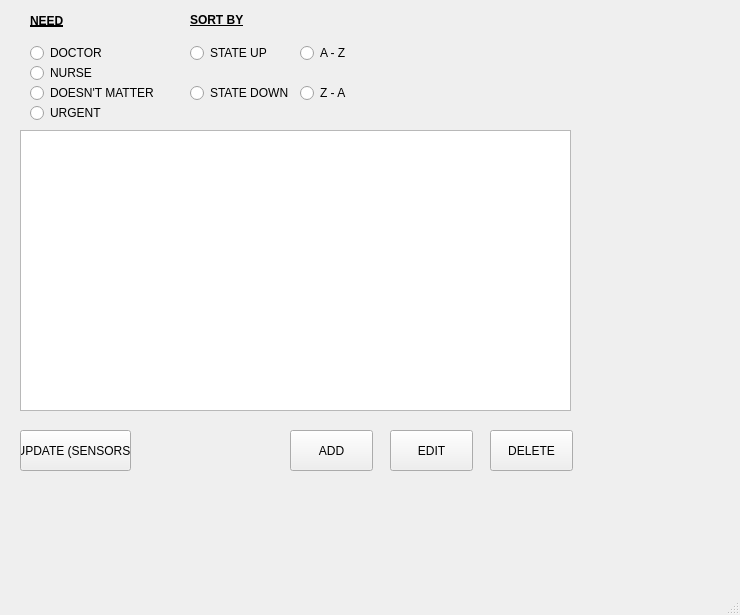
<?xml version="1.0" encoding="UTF-8"?>
<ui version="4.0">
 <class>MainWindow</class>
 <widget class="QMainWindow" name="MainWindow">
  <property name="geometry">
   <rect>
    <x>0</x>
    <y>0</y>
    <width>740</width>
    <height>615</height>
   </rect>
  </property>
  <property name="windowTitle">
   <string>HOSPITAL</string>
  </property>
  <widget class="QWidget" name="centralwidget">
   <widget class="QPushButton" name="delete_2">
    <property name="geometry">
     <rect>
      <x>490</x>
      <y>430</y>
      <width>83</width>
      <height>41</height>
     </rect>
    </property>
    <property name="text">
     <string>DELETE</string>
    </property>
   </widget>
   <widget class="QTableView" name="tableView">
    <property name="geometry">
     <rect>
      <x>20</x>
      <y>130</y>
      <width>551</width>
      <height>281</height>
     </rect>
    </property>
   </widget>
   <widget class="QPushButton" name="edit">
    <property name="geometry">
     <rect>
      <x>390</x>
      <y>430</y>
      <width>83</width>
      <height>41</height>
     </rect>
    </property>
    <property name="text">
     <string>EDIT</string>
    </property>
   </widget>
   <widget class="QPushButton" name="add">
    <property name="geometry">
     <rect>
      <x>290</x>
      <y>430</y>
      <width>83</width>
      <height>41</height>
     </rect>
    </property>
    <property name="text">
     <string>ADD</string>
    </property>
   </widget>
   <widget class="QLabel" name="label">
    <property name="geometry">
     <rect>
      <x>30</x>
      <y>10</y>
      <width>71</width>
      <height>21</height>
     </rect>
    </property>
    <property name="font">
     <font>
      <bold>true</bold>
      <underline>true</underline>
     </font>
    </property>
    <property name="text">
     <string>NEED</string>
    </property>
   </widget>
   <widget class="QLabel" name="label_2">
    <property name="geometry">
     <rect>
      <x>190</x>
      <y>10</y>
      <width>63</width>
      <height>20</height>
     </rect>
    </property>
    <property name="font">
     <font>
      <bold>true</bold>
      <underline>true</underline>
     </font>
    </property>
    <property name="text">
     <string>SORT BY</string>
    </property>
   </widget>
   <widget class="QRadioButton" name="radioButton_doctor">
    <property name="geometry">
     <rect>
      <x>30</x>
      <y>40</y>
      <width>121</width>
      <height>26</height>
     </rect>
    </property>
    <property name="text">
     <string>DOCTOR</string>
    </property>
    <attribute name="buttonGroup">
     <string notr="true">buttonGroup_2</string>
    </attribute>
   </widget>
   <widget class="QRadioButton" name="radioButton_nurse">
    <property name="geometry">
     <rect>
      <x>30</x>
      <y>60</y>
      <width>121</width>
      <height>26</height>
     </rect>
    </property>
    <property name="text">
     <string>NURSE</string>
    </property>
    <attribute name="buttonGroup">
     <string notr="true">buttonGroup_2</string>
    </attribute>
   </widget>
   <widget class="QRadioButton" name="radioButton_state_up">
    <property name="geometry">
     <rect>
      <x>190</x>
      <y>40</y>
      <width>112</width>
      <height>26</height>
     </rect>
    </property>
    <property name="text">
     <string>STATE UP</string>
    </property>
   </widget>
   <widget class="QRadioButton" name="radioButton_state_down">
    <property name="geometry">
     <rect>
      <x>190</x>
      <y>80</y>
      <width>112</width>
      <height>26</height>
     </rect>
    </property>
    <property name="text">
     <string>STATE DOWN</string>
    </property>
   </widget>
   <widget class="QRadioButton" name="radioButton_a_z">
    <property name="geometry">
     <rect>
      <x>300</x>
      <y>40</y>
      <width>112</width>
      <height>26</height>
     </rect>
    </property>
    <property name="text">
     <string>A - Z</string>
    </property>
   </widget>
   <widget class="QRadioButton" name="radioButton_z_a">
    <property name="geometry">
     <rect>
      <x>300</x>
      <y>80</y>
      <width>112</width>
      <height>26</height>
     </rect>
    </property>
    <property name="text">
     <string>Z - A</string>
    </property>
   </widget>
   <widget class="QRadioButton" name="radioButton_both">
    <property name="geometry">
     <rect>
      <x>30</x>
      <y>80</y>
      <width>131</width>
      <height>26</height>
     </rect>
    </property>
    <property name="text">
     <string>DOESN'T MATTER</string>
    </property>
    <attribute name="buttonGroup">
     <string notr="true">buttonGroup_2</string>
    </attribute>
   </widget>
   <widget class="QPushButton" name="add_sensors">
    <property name="geometry">
     <rect>
      <x>20</x>
      <y>430</y>
      <width>111</width>
      <height>41</height>
     </rect>
    </property>
    <property name="text">
     <string>UPDATE (SENSORS)</string>
    </property>
   </widget>
   <widget class="QRadioButton" name="radioButton_urgent">
    <property name="geometry">
     <rect>
      <x>30</x>
      <y>100</y>
      <width>121</width>
      <height>26</height>
     </rect>
    </property>
    <property name="text">
     <string>URGENT</string>
    </property>
    <attribute name="buttonGroup">
     <string notr="true">buttonGroup_2</string>
    </attribute>
   </widget>
  </widget>
  <widget class="QMenuBar" name="menubar">
   <property name="geometry">
    <rect>
     <x>0</x>
     <y>0</y>
     <width>740</width>
     <height>21</height>
    </rect>
   </property>
  </widget>
  <widget class="QStatusBar" name="statusbar"/>
 </widget>
 <resources/>
 <connections/>
 <buttongroups>
  <buttongroup name="buttonGroup_2"/>
 </buttongroups>
</ui>
